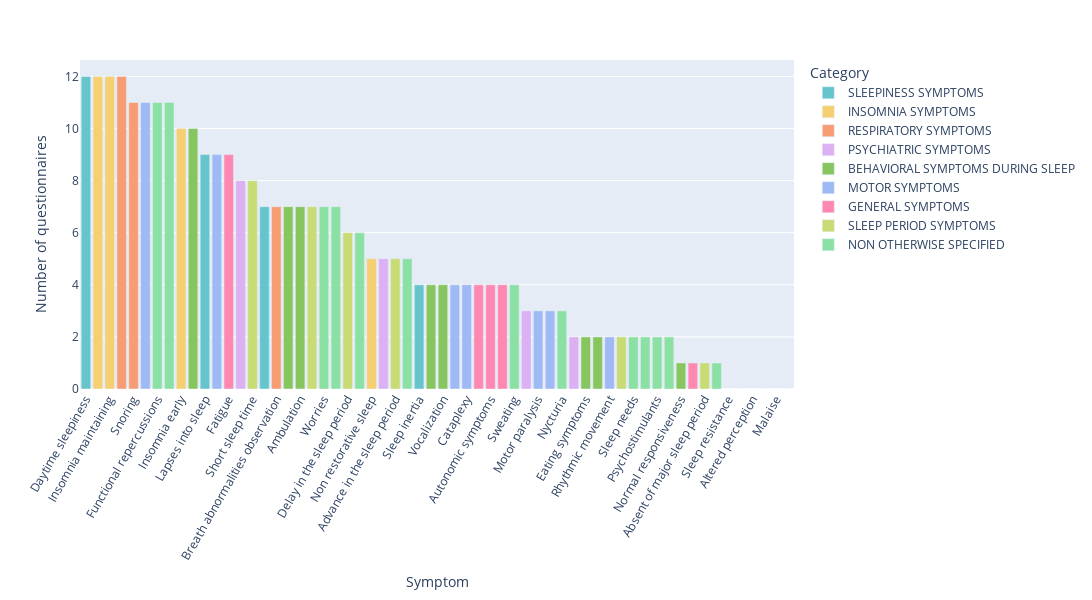

The cell this chart's notebook holds for it:
### Markdown cell above
### Sorted by number of occurences

### Code cell
df_questionnaires = df.drop(references, axis = 1)
if df.shape[0] != df['Category'].isnull().sum() : 
    color = 'Category'
else : 
    color = "sum_symptoms"
fig = px.bar(df_questionnaires.sort_values(by=['sum_symptoms','Ab'],ascending = [False,True]),
             x='Symptom',
             y='sum_symptoms',
             color=color,
             labels={'sum_symptoms':'Number of questionnaires'},
             color_discrete_sequence =  px.colors.qualitative.Pastel, ## more color palettes available here : https://plotly.com/python/builtin-colors
             category_orders = {'Category':df_questionnaires.sort_values(by='Ab').Category.unique()}
             )
fig.update_layout(xaxis_tickangle=-60,autosize=False, width=1500, height=600, 
                  #xaxis={'categoryorder': 'total descending'}
                  xaxis={'categoryorder':'array', 'categoryarray':df_questionnaires.Symptom.unique()},

                  )
fig.write_image("figure1_histogram_1.pdf")
fig.show()

### Figure 1 — Plotly figure (JSON) as saved in the notebook; plotly's stock layout.template omitted (floating-point values rounded to 4 significant figures)
{"data": [{"alignmentgroup": "True", "hovertemplate": "Category=SLEEPINESS SYMPTOMS<br>Symptom=%{x}<br>Number of questionnaires=%{y}<extra></extra>", "legendgroup": "SLEEPINESS SYMPTOMS", "marker": {"color": "rgb(102, 197, 204)", "pattern": {"shape": ""}}, "name": "SLEEPINESS SYMPTOMS", "offsetgroup": "SLEEPINESS SYMPTOMS", "orientation": "v", "showlegend": true, "textposition": "auto", "type": "bar", "x": ["Daytime sleepiness", "Lapses into sleep", "Long sleep time", "Sleep inertia"], "xaxis": "x", "y": [12, 9, 7, 4], "yaxis": "y"}, {"alignmentgroup": "True", "hovertemplate": "Category=INSOMNIA SYMPTOMS<br>Symptom=%{x}<br>Number of questionnaires=%{y}<extra></extra>", "legendgroup": "INSOMNIA SYMPTOMS", "marker": {"color": "rgb(246, 207, 113)", "pattern": {"shape": ""}}, "name": "INSOMNIA SYMPTOMS", "offsetgroup": "INSOMNIA SYMPTOMS", "orientation": "v", "showlegend": true, "textposition": "auto", "type": "bar", "x": ["Insomnia initiating", "Insomnia maintaining", "Insomnia early", "Non restorative sleep", "Sleep resistance"], "xaxis": "x", "y": [12, 12, 10, 5, 0], "yaxis": "y"}, {"alignmentgroup": "True", "hovertemplate": "Category=RESPIRATORY SYMPTOMS<br>Symptom=%{x}<br>Number of questionnaires=%{y}<extra></extra>", "legendgroup": "RESPIRATORY SYMPTOMS", "marker": {"color": "rgb(248, 156, 116)", "pattern": {"shape": ""}}, "name": "RESPIRATORY SYMPTOMS", "offsetgroup": "RESPIRATORY SYMPTOMS", "orientation": "v", "showlegend": true, "textposition": "auto", "type": "bar", "x": ["Breath abnormalities complaint", "Snoring", "Breath abnormalities observation", "Cyanosis"], "xaxis": "x", "y": [12, 11, 7, 0], "yaxis": "y"}, {"alignmentgroup": "True", "hovertemplate": "Category=PSYCHIATRIC SYMPTOMS<br>Symptom=%{x}<br>Number of questionnaires=%{y}<extra></extra>", "legendgroup": "PSYCHIATRIC SYMPTOMS", "marker": {"color": "rgb(220, 176, 242)", "pattern": {"shape": ""}}, "name": "PSYCHIATRIC SYMPTOMS", "offsetgroup": "PSYCHIATRIC SYMPTOMS", "orientation": "v", "showlegend": true, "textposition": "auto", "type": "bar", "x": ["Affective symptoms", "Cognitive symptoms", "Hallucination", "Behavioral symptoms during wake", "Altered perception"], "xaxis": "x", "y": [8, 5, 3, 2, 0], "yaxis": "y"}, {"alignmentgroup": "True", "hovertemplate": "Category=BEHAVIORAL SYMPTOMS DURING SLEEP<br>Symptom=%{x}<br>Number of questionnaires=%{y}<extra></extra>", "legendgroup": "BEHAVIORAL SYMPTOMS DURING SLEEP", "marker": {"color": "rgb(135, 197, 95)", "pattern": {"shape": ""}}, "name": "BEHAVIORAL SYMPTOMS DURING SLEEP", "offsetgroup": "BEHAVIORAL SYMPTOMS DURING SLEEP", "orientation": "v", "showlegend": true, "textposition": "auto", "type": "bar", "x": ["Altered oneiric activity", "Behavioral symptoms during sleep", "Ambulation", "Amnesia", "Vocalization", "Eating symptoms", "Abnormal responsiveness", "Normal responsiveness", "Unvoluntary voiding"], "xaxis": "x", "y": [10, 7, 7, 4, 4, 2, 2, 1, 0], "yaxis": "y"}, {"alignmentgroup": "True", "hovertemplate": "Category=MOTOR SYMPTOMS<br>Symptom=%{x}<br>Number of questionnaires=%{y}<extra></extra>", "legendgroup": "MOTOR SYMPTOMS", "marker": {"color": "rgb(158, 185, 243)", "pattern": {"shape": ""}}, "name": "MOTOR SYMPTOMS", "offsetgroup": "MOTOR SYMPTOMS", "orientation": "v", "showlegend": true, "textposition": "auto", "type": "bar", "x": ["Legs movement", "Leg sensory discomfort", "Myoclonic jerks", "Cataplexy", "Motor paralysis", "Tooth grinding", "Rhythmic movement"], "xaxis": "x", "y": [11, 9, 4, 4, 3, 3, 2], "yaxis": "y"}, {"alignmentgroup": "True", "hovertemplate": "Category=GENERAL SYMPTOMS<br>Symptom=%{x}<br>Number of questionnaires=%{y}<extra></extra>", "legendgroup": "GENERAL SYMPTOMS", "marker": {"color": "rgb(254, 136, 177)", "pattern": {"shape": ""}}, "name": "GENERAL SYMPTOMS", "offsetgroup": "GENERAL SYMPTOMS", "orientation": "v", "showlegend": true, "textposition": "auto", "type": "bar", "x": ["Fatigue", "Fright behavior", "Autonomic symptoms", "Headache", "Somatic symptoms", "Malaise"], "xaxis": "x", "y": [9, 4, 4, 4, 1, 0], "yaxis": "y"}, {"alignmentgroup": "True", "hovertemplate": "Category=SLEEP PERIOD SYMPTOMS<br>Symptom=%{x}<br>Number of questionnaires=%{y}<extra></extra>", "legendgroup": "SLEEP PERIOD SYMPTOMS", "marker": {"color": "rgb(201, 219, 116)", "pattern": {"shape": ""}}, "name": "SLEEP PERIOD SYMPTOMS", "offsetgroup": "SLEEP PERIOD SYMPTOMS", "orientation": "v", "showlegend": true, "textposition": "auto", "type": "bar", "x": ["Short sleep time", "Disturbed sleep period", "Delay in the sleep period", "Advance in the sleep period", "Incomplete awakening", "Absent of major sleep period", "Circadian period > 24h"], "xaxis": "x", "y": [8, 7, 6, 5, 2, 1, 0], "yaxis": "y"}, {"alignmentgroup": "True", "hovertemplate": "Category=NON OTHERWISE SPECIFIED<br>Symptom=%{x}<br>Number of questionnaires=%{y}<extra></extra>", "legendgroup": "NON OTHERWISE SPECIFIED", "marker": {"color": "rgb(139, 224, 164)", "pattern": {"shape": ""}}, "name": "NON OTHERWISE SPECIFIED", "offsetgroup": "NON OTHERWISE SPECIFIED", "orientation": "v", "showlegend": true, "textposition": "auto", "type": "bar", "x": ["Functional repercussions", "Sleep satisfaction", "Worries", "Hypnotics", "Pain", "Dry mouth", "Sweating", "Nycturia", "Sleep needs", "Sleep efficiency", "Psychostimulants", "Sour taste", "Hot/cool sensation"], "xaxis": "x", "y": [11, 11, 7, 7, 6, 5, 4, 3, 2, 2, 2, 2, 1], "yaxis": "y"}], "layout": {"autosize": false, "barmode": "relative", "height": 600, "legend": {"title": {"text": "Category"}, "tracegroupgap": 0}, "margin": {"t": 60}, "width": 1500, "xaxis": {"anchor": "y", "categoryarray": ["Daytime sleepiness", "Insomnia initiating", "Insomnia maintaining", "Breath abnormalities complaint", "Snoring", "Legs movement", "Functional repercussions", "Sleep satisfaction", "Insomnia early", "Altered oneiric activity", "Lapses into sleep", "Leg sensory discomfort", "Fatigue", "Affective symptoms", "Short sleep time", "Long sleep time", "Breath abnormalities observation", "Behavioral symptoms during sleep", "Ambulation", "Disturbed sleep period", "Worries", "Hypnotics", "Delay in the sleep period", "Pain", "Non restorative sleep", "Cognitive symptoms", "Advance in the sleep period", "Dry mouth", "Sleep inertia", "Amnesia", "Vocalization", "Myoclonic jerks", "Cataplexy", "Fright behavior", "Autonomic symptoms", "Headache", "Sweating", "Hallucination", "Motor paralysis", "Tooth grinding", "Nycturia", "Behavioral symptoms during wake", "Eating symptoms", "Abnormal responsiveness", "Rhythmic movement", "Incomplete awakening", "Sleep needs", "Sleep efficiency", "Psychostimulants", "Sour taste", "Normal responsiveness", "Somatic symptoms", "Absent of major sleep period", "Hot/cool sensation", "Sleep resistance", "Cyanosis", "Altered perception", "Unvoluntary voiding", "Malaise", "Circadian period > 24h"], "categoryorder": "array", "domain": [0, 1], "tickangle": -60, "title": {"text": "Symptom"}}, "yaxis": {"anchor": "x", "domain": [0, 1], "title": {"text": "Number of questionnaires"}}}}
